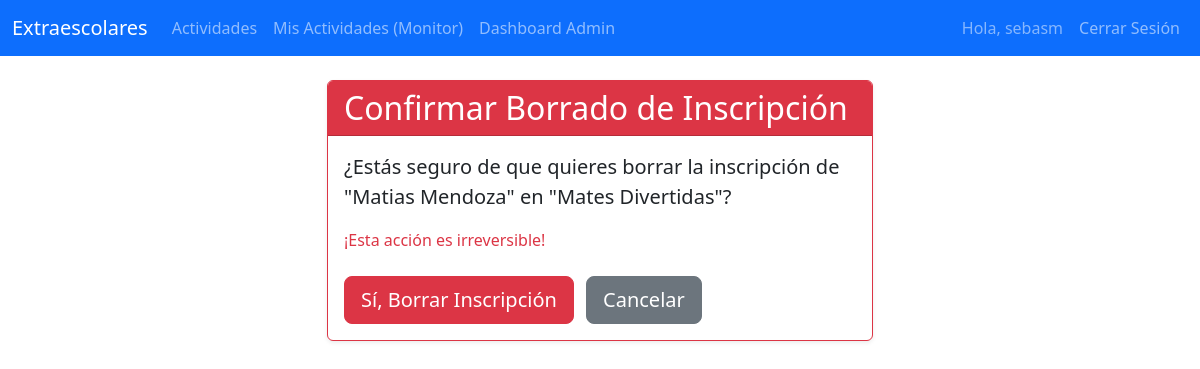
Page /actividades/admin-dashboard/inscripciones/borrar/4/ (signed in) on the committed database.
### actividades/models.py (models this page shows, shortened)
class Inscripcion(models.Model):
    alumno = models.ForeignKey(Alumno, on_delete=models.CASCADE)
    actividad = models.ForeignKey(Actividad, on_delete=models.CASCADE)
    fecha_inscripcion = models.DateTimeField(auto_now_add=True)
    class Meta:
        unique_together = ('alumno', 'actividad')

class Alumno(models.Model):
    usuario = models.OneToOneField(User, on_delete=models.CASCADE)
    nombre_completo = models.CharField(max_length=200)
    correo = models.EmailField(unique=True) # El correo será único
    curso = models.CharField(max_length=50)

class Actividad(models.Model):
    nombre = models.CharField(max_length=200)
    descripcion = models.TextField()
    monitor = models.ForeignKey(Monitor, on_delete=models.SET_NULL, null=True, blank=True)
    plazas_maximas = models.IntegerField()
    fecha_inicio = models.DateField()

### actividades/views.py (the view)
# urls.py: path('admin-dashboard/inscripciones/borrar/<int:pk>/', views.admin_borrar_inscripcion, name='admin_borrar_inscripcion'),
@login_required
@user_passes_test(is_admin, login_url='/login/')
def admin_borrar_inscripcion(request, pk):
    inscripcion = get_object_or_404(Inscripcion, pk=pk)
    if request.method == 'POST':
        inscripcion.delete()
        messages.success(request, 'Inscripción eliminada exitosamente.')
        return redirect('admin_lista_inscripciones')
    return render(request, 'actividades/admin_borrar_inscripcion_confirm.html', {'inscripcion': inscripcion})

### actividades/views.py (called while the page is built)
def is_admin(user):
    return user.is_authenticated and user.is_staff

### templates/actividades/admin_borrar_inscripcion_confirm.html (shortened to what this page needs)
{% extends 'base.html' %}
{% block content %}
<div class="row justify-content-center">
    <div class="col-md-6">
        <div class="card shadow-sm border-danger">
            <div class="card-header bg-danger text-white">
                <h2 class="mb-0">Confirmar Borrado de Inscripción</h2>
            </div>
            <div class="card-body">
                <p class="lead">¿Estás seguro de que quieres borrar la inscripción de "<strong>{{ inscripcion.alumno.nombre_completo }}</strong>" en "<strong>{{ inscripcion.actividad.nombre }}</strong>"?</p>
                <p class="text-danger">¡Esta acción es irreversible!</p>
                <form method="post" class="mt-4">
                    <button type="submit" class="btn btn-danger btn-lg me-2">Sí, Borrar Inscripción</button>
                    <a href="{% url 'admin_lista_inscripciones' %}" class="btn btn-secondary btn-lg">Cancelar</a>
                </form>
            </div>
        </div>
    </div>
</div>
{% endblock %}

### templates/base.html (shortened to what this page needs)
{% load static %}
<!DOCTYPE html>
<html lang="es">
<head>
    <link href="https://cdn.jsdelivr.net/npm/bootstrap@5.3.3/dist/css/bootstrap.min.css" rel="stylesheet">
    <link rel="stylesheet" href="https://cdn.jsdelivr.net/npm/bootstrap-icons@1.11.3/font/bootstrap-icons.min.css">
</head>
<body>
    <nav class="navbar navbar-expand-lg navbar-dark bg-primary">
        <div class="container-fluid">
            <a class="navbar-brand" href="{% url 'lista_actividades' %}">Extraescolares</a>
            <div class="collapse navbar-collapse" id="navbarNav">
                <ul class="navbar-nav me-auto mb-2 mb-lg-0">
                    <li class="nav-item">
                        <a class="nav-link" href="{% url 'lista_actividades' %}">Actividades</a>
                    </li>
                    {% if user.is_authenticated %}
                        {% if not user.alumno and user.is_staff %}
                        <li class="nav-item">
                            <a class="nav-link" href="{% url 'actividades_monitor' %}">Mis Actividades (Monitor)</a>
                        </li>
                        {% endif %}
                        {% if user.is_staff %}
                        <li class="nav-item">
                            <a class="nav-link" href="{% url 'admin_dashboard' %}">Dashboard Admin</a>
                        </li>
                        {% endif %}
                    {% endif %}
                </ul>
                <ul class="navbar-nav">
                    {% if user.is_authenticated %}
                        <li class="nav-item">
                            <span class="nav-link text-white-50">Hola, {{ user.username }}</span>
                        </li>
                        <li class="nav-item">
                            <a class="nav-link" href="{% url 'logout' %}">Cerrar Sesión</a>
                        </li>
                    {% endif %}
                </ul>
            </div>
        </div>
    </nav>
    <div class="container mt-4">
        {% block content %}
        {% endblock %}
    </div>
</body>
</html>

### rows in the picture
Inscripcion: alumno.nombre_completo "Matias Mendoza", actividad.nombre "Mates Divertidas"

### other values in the picture
{{ user.username }} "sebasm"
